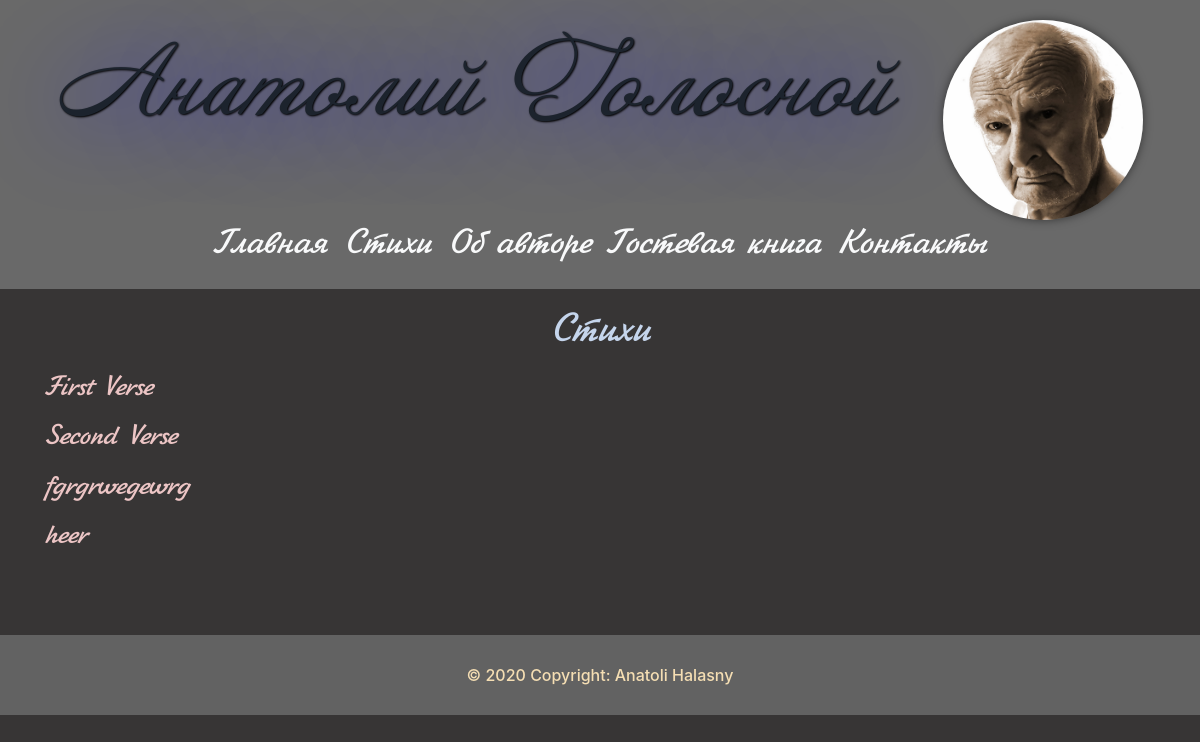
Before: /verses with the older database file.
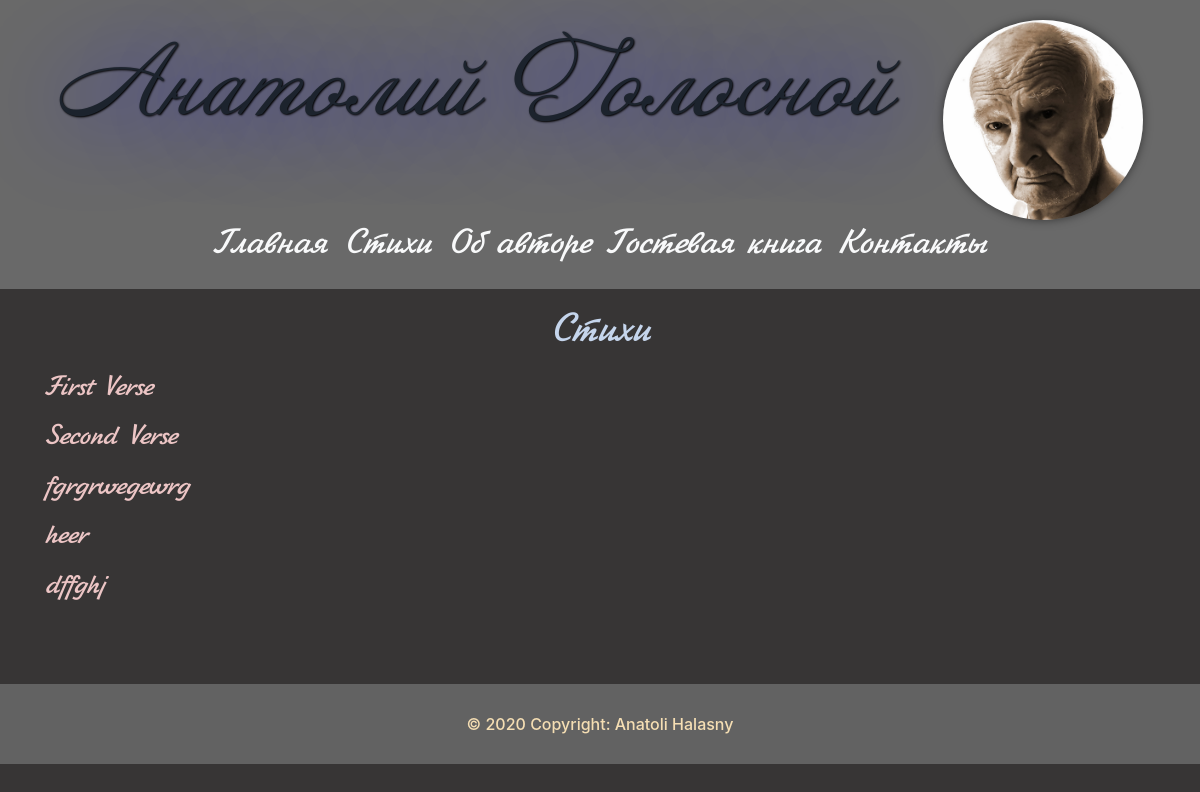
After: the same page with the newer database file.
### tables this page shows
CREATE TABLE verses(
id INTEGER PRIMARY KEY AUTOINCREMENT,
title TEXT NOT NULL,
content TEXT NOT NULL
);

### app.py (the view)
@app.route('/verses')
def verses():
    conn = get_db_connection()
    verse = conn.execute('SELECT * FROM verses').fetchall()
    conn.close()
    return render_template('verses.html', title='Стихи', verses=verse)

### app.py (called while the page is built)
def get_db_connection():
    conn = sqlite3.connect('database.db')
    conn.row_factory = sqlite3.Row
    return conn

### templates/verses.html
{% extends 'base.html' %}
{% block content %}
<h1>{{ title }}</h1>
{% for verse in verses %}
    <a href="{{ url_for('verse', verse_id=verse['id']) }}">
        <h3>{{ verse['title'] }}</h3></a>
{% endfor %}
{% endblock %}

### templates/base.html (shortened to what this page needs)
<!DOCTYPE html>
<html lang="en">
<head>
    <link rel="stylesheet" href="https://stackpath.bootstrapcdn.com/bootstrap/4.5.2/css/bootstrap.min.css"
>
    <link rel="stylesheet" href="/static/css/style.css">
</head>
<body>
{% block header %}
    <header>
        <div class="part">
            <div class="nav_img">
                <p>Анатолий Голосной</p>
                <img class="father" src="/static/image/father2.jpg" alt="">
            </div>
            <div class="nav">
                <ul>
                    <li><a class="p-2 text-light" href="{{ '/' }}">Главная</a></li>
                    <li><a class="p-2 text-light" href="{{ '/verses' }}">Стихи</a></li>
                    <li><a class="p-2 text-light" href="{{ '/about' }}">Об авторе</a></li>
                    <li><a class="p-2 text-light" href="{{ '/guest' }}">Гостевая книга</a></li>
                    <li><a class="p-2 text-light" href="{{ '/contacts' }}">Контакты</a></li>
                </ul>
            </div>
        </div>
    </header>
{% endblock %}
<div class="container">
    {% block content %}
    {% endblock %}
</div>
<footer>
    <div>
        © 2020 Copyright: Anatoli Halasny
    </div>
</footer>
</body>
</html>

### static/css/style.css (style rules this page uses)
* { margin: 0; padding: 0; }
body { background-color: #373535; min-height: 100%; position: relative; }
header { background-color: dimgray; display: flex; justify-content: space-evenly; }
header p { font-family: Annabelle, serif; font-size: 90px; color: #1c232d; }
li { list-style-type: none; }
li a { font-family: Jikharev, serif; font-size: 35px; }
h1 { color: #c5d5ec; text-align: center; margin-top: 20px; font-family: Jikharev, serif; }
h3 { color: #ecc5c5; margin-top: 16px; font-family: Jikharev, serif; }
footer { width: 100%; height: 80px; background-color: #626262; margin-top: 80px; display: flex; justify-content: center; align-items: center; color: wheat; font-weight: 500; position: relative; }
.nav { display: flex; justify-content: space-evenly; }
ul { display: flex; justify-content: center; color: #1c232d; }
.father { width: 200px; height: 200px; border-radius: 50%; margin-left: 50px; box-shadow: 0 0 10px rgba(0,0,0,0.5); }
.nav_img { display: flex; justify-content: space-between; margin-top: 20px; }
.nav_img p { text-shadow: 1px 1px 2px black, 0 0 1em blue; }

Changed rows visible on the page:
added verses: title "dffghj"
